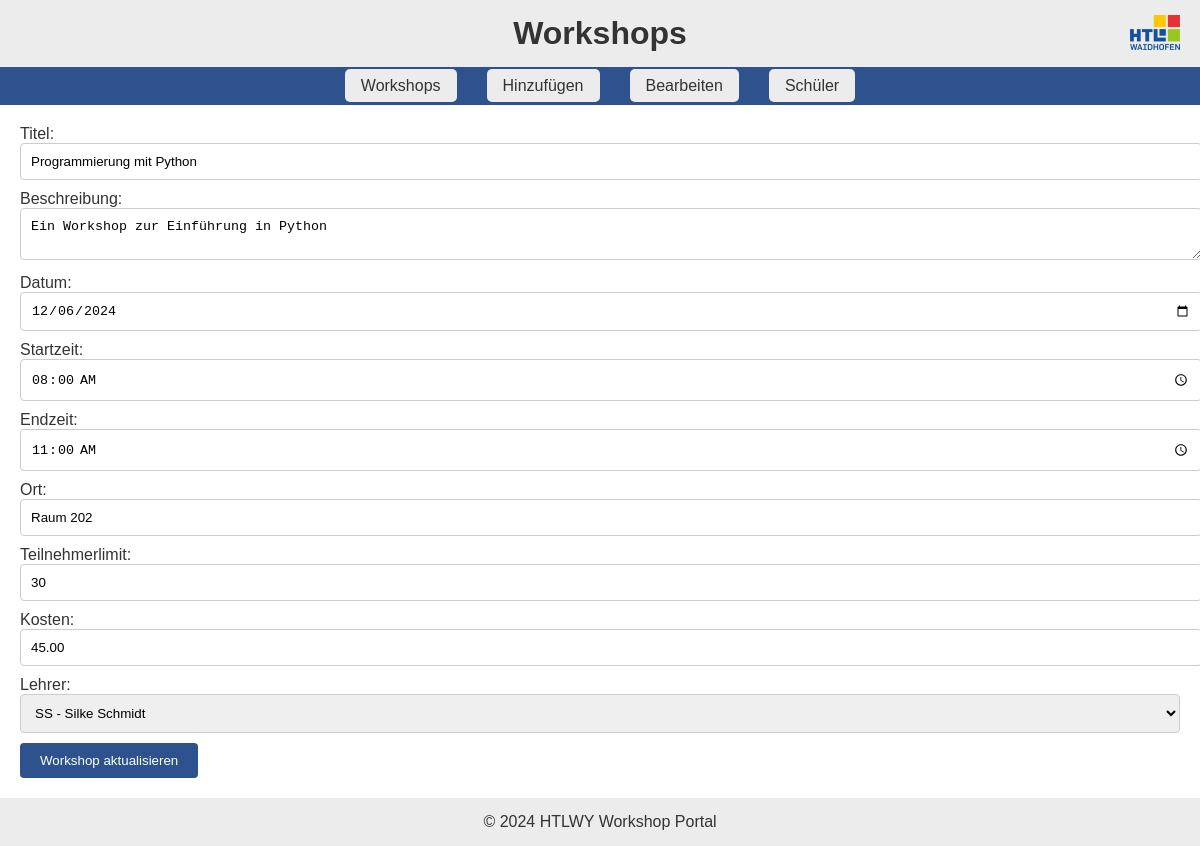
/edit_workshop/2/, run on the app's committed database.
### workshops/models.py (models this page shows, shortened)
class Workshop(models.Model):
    title = models.CharField(max_length=255)
    description = models.TextField()
    location = models.CharField(max_length=255)
    date = models.DateField()
    starttime = models.TimeField()
    endtime = models.TimeField()
    participant_limit = models.IntegerField()
    cost = models.DecimalField(max_digits=10, decimal_places=2)
    teacher = models.ForeignKey(Lehrer, on_delete=models.CASCADE, related_name="workshops")

class Benutzer(models.Model):
    name = models.CharField(max_length=255)
    email = models.EmailField()
    class Meta:
        abstract = True

class Lehrer(Benutzer):
    kuerzel = models.CharField(max_length=10)

### workshops/views.py (the view, shortened to what this page needs)
# urls.py: path('edit_workshop/<int:workshop_id>/', views.edit_workshop, name='edit_workshop'),
def edit_workshop(request, workshop_id):
    workshop = get_object_or_404(Workshop, id=workshop_id)
    teachers = Lehrer.objects.all()
    context = {
        'workshop': workshop,
        'teachers': teachers
    }
    return render(request, 'edit_workshop.html', context)

### workshops/templates/edit_workshop.html (shortened to what this page needs)
{% extends "layout.html" %}
{% block content %}
<div class="workshop-form" >
    <form method="post">
        <label for="name">Titel:</label>
        <input type="text" id="name" name="name" value="{{ workshop.title }}" required><br>
        <label for="description">Beschreibung:</label>
        <textarea id="description" name="description" required>{{ workshop.description }}</textarea><br>
        <label for="date">Datum:</label>
        <input type="date" id="date" name="date" value="{{ workshop.date|date:'Y-m-d' }}" required><br>
        <label for="start_time">Startzeit:</label>
        <input type="time" id="start_time" name="start_time" value="{{ workshop.starttime|time:'H:i' }}" required><br>
        <label for="end_time">Endzeit:</label>
        <input type="time" id="end_time" name="end_time" value="{{ workshop.endtime|time:'H:i' }}" required><br>
        <label for="location">Ort:</label>
        <input type="text" id="location" name="location" value="{{ workshop.location }}" required><br>
        <label for="participants">Teilnehmerlimit:</label>
        <input type="number" id="participants" name="participants" value="{{ workshop.participant_limit }}" required><br>
        <label for="cost">Kosten:</label>
        <input type="number" step="0.01" id="cost" name="cost" value="{{ workshop.cost }}" required><br>
        <label for="teacher_kuerzel">Lehrer:</label>
        <select id="teacher_kuerzel" name="teacher_kuerzel" required>
            {% for teacher in teachers %}
                <option value="{{ teacher.kuerzel }}" {% if teacher == workshop.teacher %}selected{% endif %}>
                    {{ teacher.kuerzel }} - {{ teacher.name }}
                </option>
            {% endfor %}
        </select><br>
        <button type="submit">Workshop aktualisieren</button>
    </form>
</div>
{% endblock %}

### workshops/templates/layout.html (style rules this page uses)
body { font-family: Arial, sans-serif; margin: 0; padding: 0; background-color: white; color: #333; }
.workshop-form input, .workshop-form textarea, .workshop-form select { width: 100%; padding: 10px; margin-bottom: 10px; border: 1px solid #ccc; border-radius: 4px; }
.workshop-form button { background-color: #2E528D; color: white; padding: 10px 20px; border: none; border-radius: 4px; cursor: pointer; }

### data on the page
Workshop: name "Programmierung mit Python", description "Ein Workshop zur Einführung in Python", date "12/06/2024", start_time "08:00", end_time "11:00", location "Raum 202", participants "30", cost "45.00", teacher_kuerzel "SS - Silke Schmidt"
